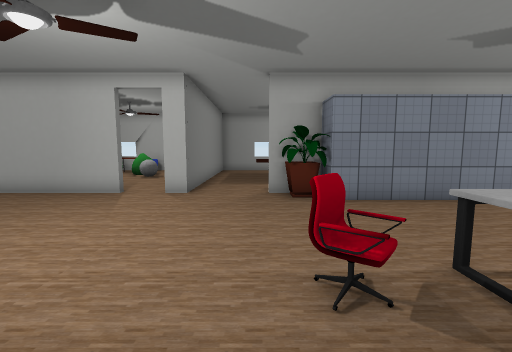
View 1 (above)

23 first-person views from a walk through a 3-D level made in the Unity game engine. The camera is 1.5 m above the floor, tilts 6° down and sees 90° across. The floor is counted in squares, 1 m on a side. Each view is taken from the middle of a square. On the plan, view 1 faces up. The plan holds only what a view shows up to about 13 squares ahead; the rest is blank. The player character is not drawn. Door leaves are left out, so doorways stand open. Some surface patterns are stand-ins.

View 2
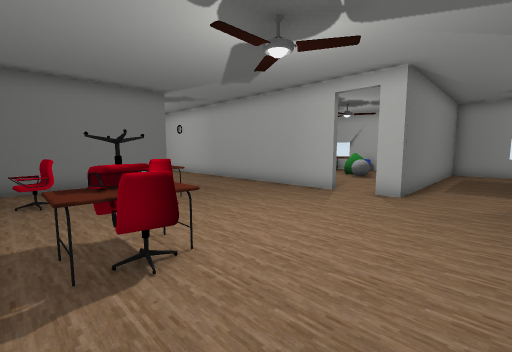

View 3
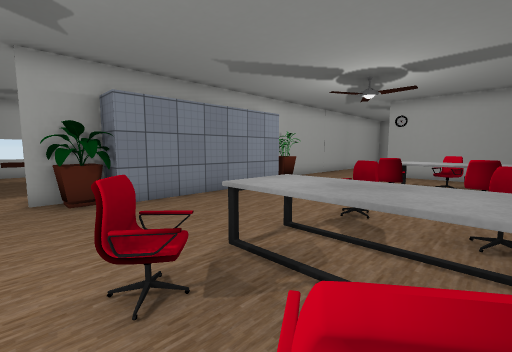

View 4
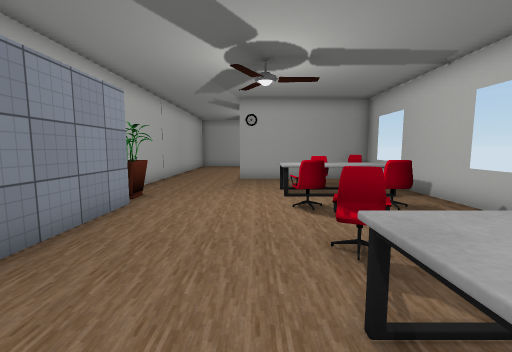

View 5
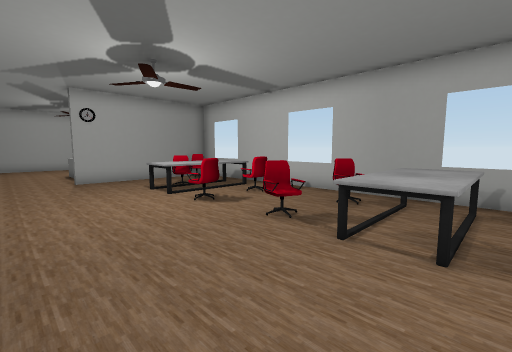

View 6
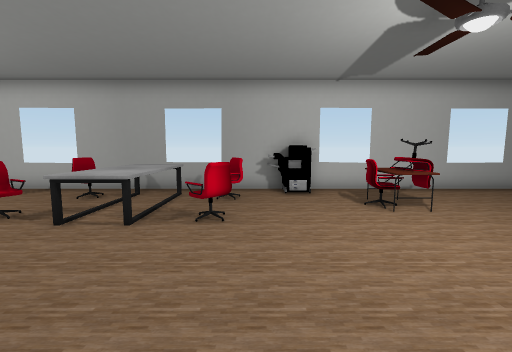

View 7
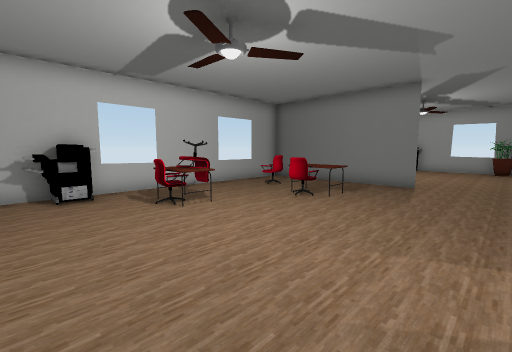

View 8
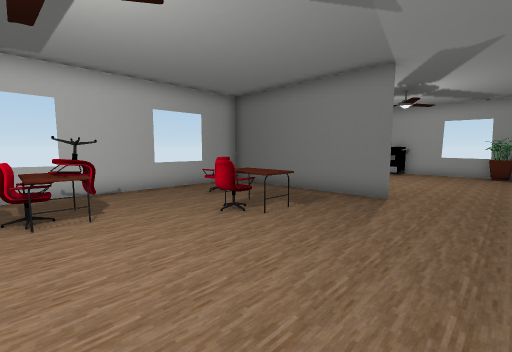

View 9
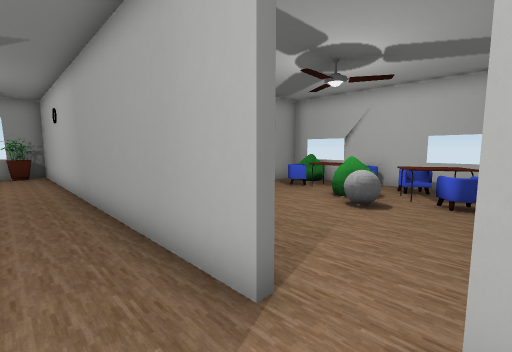

View 10
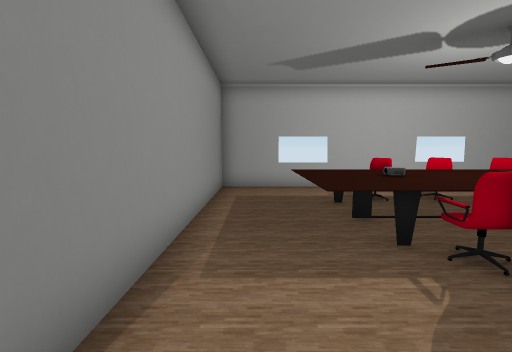

View 11
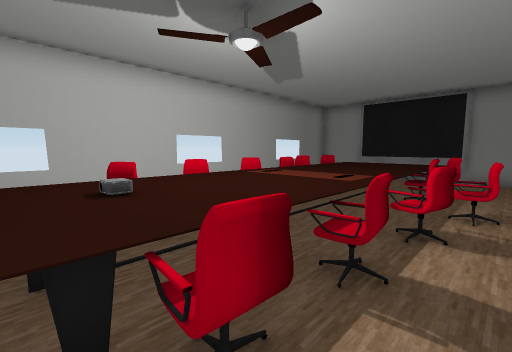

View 12
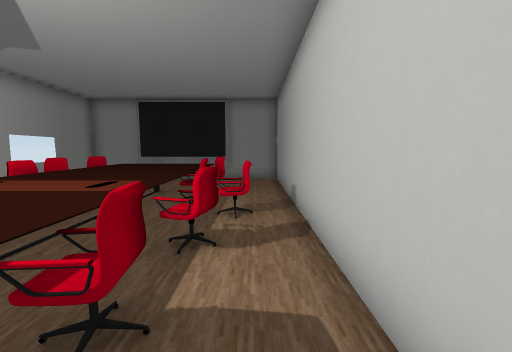

View 13
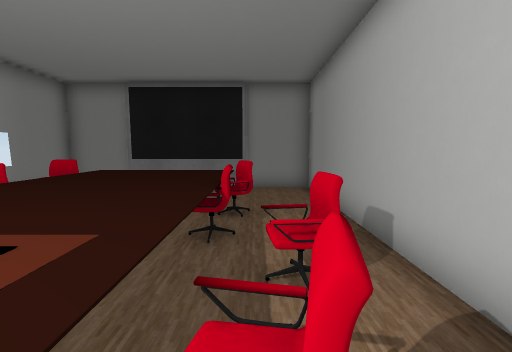

View 14
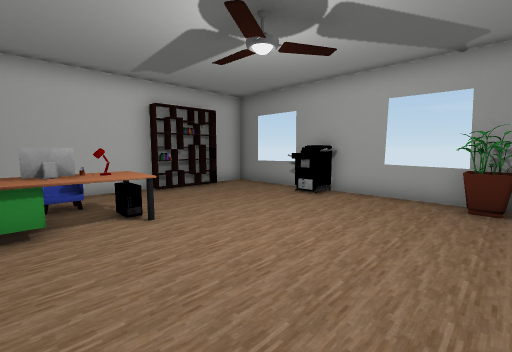

View 15
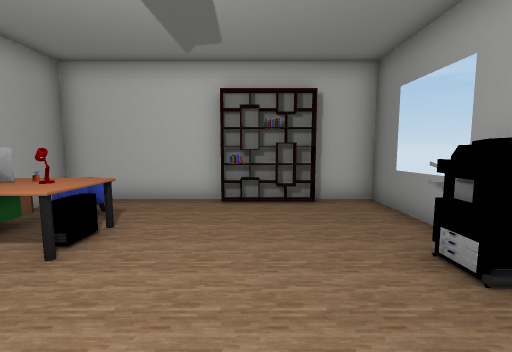

View 16
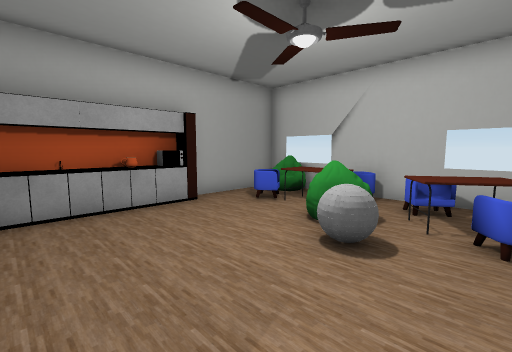

View 17
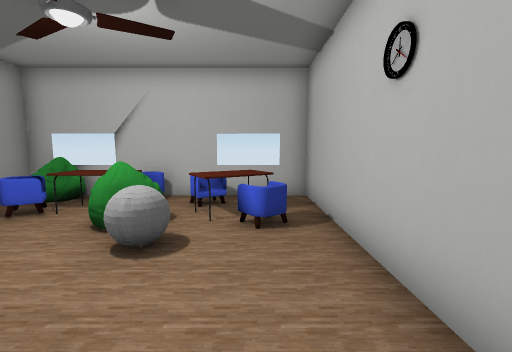

View 18
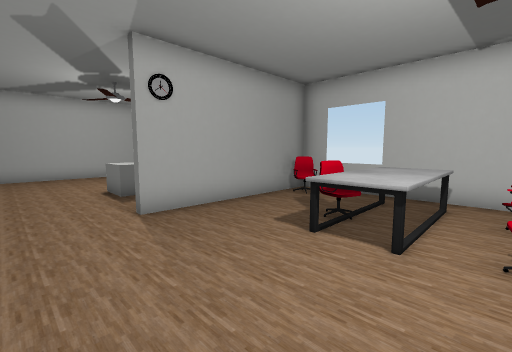

View 19
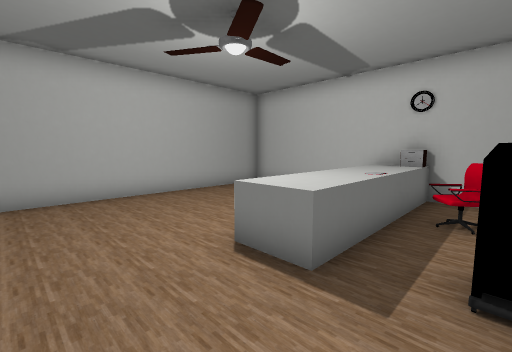

View 20
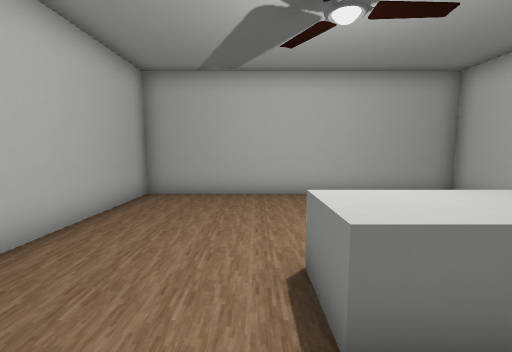

View 21
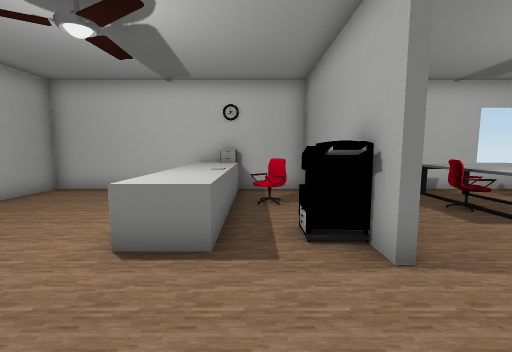

View 22
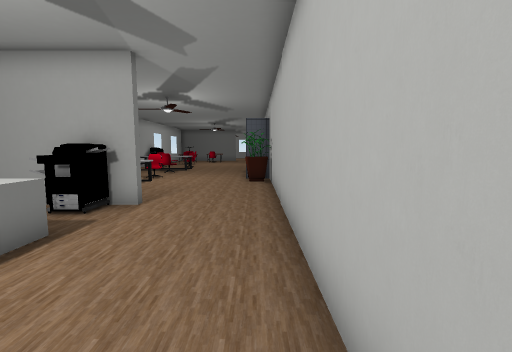

View 23
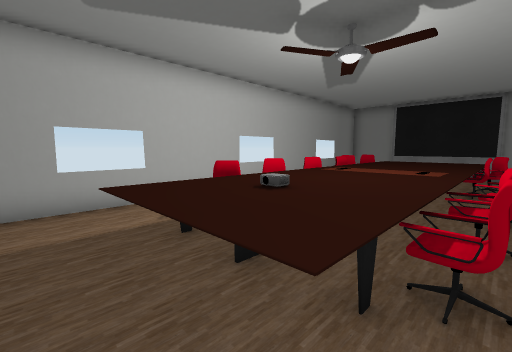

### Floor plan
Key: @ floor where view 1 was taken; # wall or solid block; . floor; D open door; = window, fence, low wall or low ledge; ^ raised ledge; O other object.
Columns run from 21 left of view 1 to 25 right of it. Each row starts with its distance up from view 1.
 18           #O##O#######=####==###==###
 17           #OOOOOOO.#........        #
 16           #OOOOOOO.#...OOOOOOOOOOO  #
 15           #...OOOO.#.^^OOOOOOO^^^^  #
 14           #....O...#.^^O^^^^^^^^^^..#
 13           O........#.^^^^^^^^^^^^^..#
 12           O........#.^^O^O^^^^OOO^..#
 11           #........#...O.O.O.O..O...#
 10           #........#.........O......#
  9 ########### #####.#DDD#########################
  8 #O........D...........O########O....D.........#
  7 #OO.......D.........................D.........#
  6 #.........D.........................D.........#
  5 #.........D.........................D.........#
  4 #.........#..OO.....................#O.^^.....#
  3 #O.....OOO#..OO.......O.OO.O.OOOO...#O.^^.....#
  2 #O.....OOO#..O...OO...O.OOOO..OOOO..#..O^.....#
  1 #......OOO#.OO...OO...O.OO....OOOO..#OOO^ ....#
  0 #.......O.#.OO...O...@O.OOOO.OOOO..O# .^^  ...#
 -1 #.OOOO....#........OO..............O#  ^^  ...#
 -2 ###OO#######==###==####==###==####=############

Where each view was taken, in squares from view 1:
view 1: 0 up, 0 right, facing up
view 2: 0 up, 0 right, facing up-left
view 3: 0 up, 0 right, facing up-right
view 4: 4 up, 2 right, facing right
view 5: 7 up, 2 right, facing down-right
view 6: 8 up, 0 right, facing down
view 7: 8 up, 0 right, facing down-left
view 8: 8 up, 3 left, facing down-left
view 9: 7 up, 3 left, facing up-left
view 10: 8 up, 1 left, facing up
view 11: 10 up, 1 right, facing up-right
view 12: 10 up, 2 right, facing right
view 13: 11 up, 5 right, facing right
view 14: 8 up, 12 left, facing down-left
view 15: 6 up, 17 left, facing down
view 16: 10 up, 4 left, facing up-left
view 17: 10 up, 4 left, facing up
view 18: 7 up, 9 right, facing down-right
view 19: 7 up, 16 right, facing down-right
view 20: 5 up, 16 right, facing right
view 21: 8 up, 17 right, facing down
view 22: 8 up, 22 right, facing left
view 23: 11 up, 1 left, facing up-right
